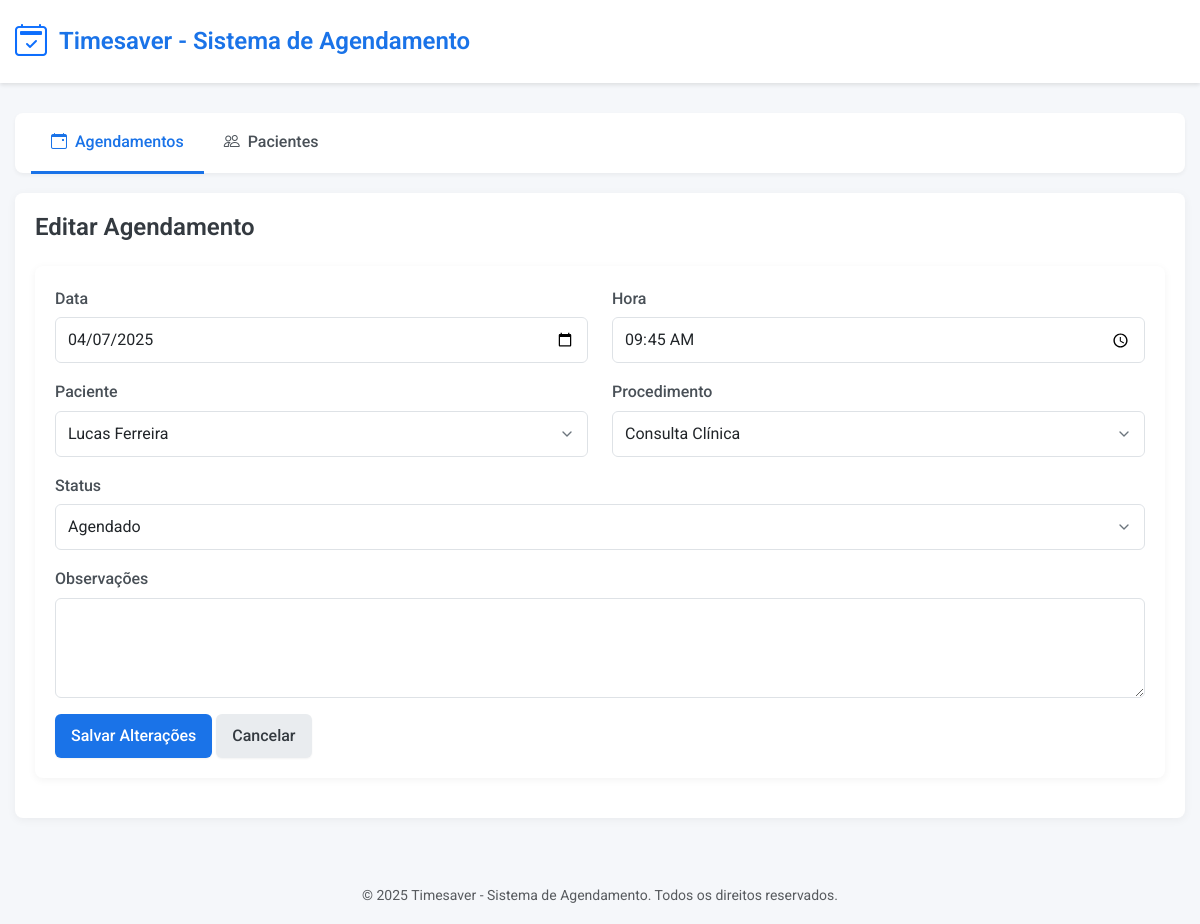
/editar/5, run on the app's committed database.
### tables this page shows
CREATE TABLE agendamentos (
        id INTEGER PRIMARY KEY AUTOINCREMENT,
        data TEXT NOT NULL,
        hora TEXT NOT NULL,
        cliente_id INTEGER NOT NULL,
        procedimento_id INTEGER NOT NULL,
        observacoes TEXT,
        status TEXT DEFAULT 'agendado',
        FOREIGN KEY (cliente_id) REFERENCES clientes (id),
        FOREIGN KEY (procedimento_id) REFERENCES procedimentos (id)
    );

CREATE TABLE clientes (
        id INTEGER PRIMARY KEY AUTOINCREMENT,
        nome TEXT NOT NULL,
        telefone TEXT NOT NULL,
        email TEXT,
        convenio_id INTEGER,
        num_carteirinha TEXT,
        FOREIGN KEY (convenio_id) REFERENCES convenios (id)
    );

CREATE TABLE procedimentos (
        id INTEGER PRIMARY KEY AUTOINCREMENT,
        codigo_tuss TEXT NOT NULL,
        descricao TEXT NOT NULL,
        duracao_minutos INTEGER NOT NULL
    );

### controllers/agendamento.py (the view)
@agendamento_bp.route('/editar/<int:id>', methods=['GET', 'POST'])
def editar_agendamento(id):
    if request.method == 'POST':
        data = request.form['data']
        hora = request.form['hora']
        cliente_id = request.form['cliente_id']
        procedimento_id = request.form['procedimento_id']
        observacoes = request.form.get('observacoes', '')
        status = request.form['status']
        sucesso, mensagem = Agendamento.atualizar(id, data, hora, cliente_id, procedimento_id, observacoes, status)
        flash(mensagem)
        return redirect(url_for('agendamento.index'))
    else:
        agendamento = Agendamento.obter_por_id(id)
        clientes = Cliente.obter_para_select()
        procedimentos = Procedimento.obter_para_select()
        return render_template('agendamentos/editar.html',
                              agendamento=agendamento,
                              clientes=clientes,
                              procedimentos=procedimentos)

### models/agendamento.py (called while the page is built)
    @staticmethod
    def obter_por_id(id):
        db = get_db()
        cursor = db.cursor()
        cursor.execute("SELECT * FROM agendamentos WHERE id = ?", (id,))
        return cursor.fetchone()

### models/cliente.py (called while the page is built)
    @staticmethod
    def obter_para_select():
        db = get_db()
        cursor = db.cursor()
        cursor.execute("SELECT id, nome FROM clientes")
        return cursor.fetchall()

### models/database.py (called while the page is built)
def get_db():
    if 'db' not in g:
        os.makedirs(os.path.dirname(current_app.config['DATABASE_PATH']), exist_ok=True)
        g.db = sqlite3.connect(current_app.config['DATABASE_PATH'])
        g.db.row_factory = sqlite3.Row
    return g.db

### models/procedimento.py (called while the page is built)
    @staticmethod
    def obter_para_select():
        db = get_db()
        cursor = db.cursor()
        cursor.execute("SELECT id, descricao FROM procedimentos")
        return cursor.fetchall()

### templates/agendamentos/editar.html (shortened to what this page needs)
{% extends "base.html" %}
{% block heading %}Editar Agendamento{% endblock %}
{% block nav_agendamentos %}active{% endblock %}
{% block content %}
<div class="card">
    <div class="card-body">
        <form action="{{ url_for('agendamento.editar_agendamento', id=agendamento.id) }}" method="post">
            <div class="row">
                <div class="col-md-6 mb-3">
                    <label class="form-label">Data</label>
                    <input type="date" name="data" class="form-control" value="{{ agendamento.data }}" required>
                </div>
                <div class="col-md-6 mb-3">
                    <label class="form-label">Hora</label>
                    <input type="time" name="hora" class="form-control" value="{{ agendamento.hora }}" required>
                </div>
            </div>
            <div class="row">
                <div class="col-md-6 mb-3">
                    <label class="form-label">Paciente</label>
                    <select name="cliente_id" class="form-control" required>
                        {% for cliente in clientes %}
                            <option value="{{ cliente.id }}" {% if cliente.id == agendamento.cliente_id %}selected{% endif %}>
                                {{ cliente.nome }}
                            </option>
                        {% endfor %}
                    </select>
                </div>
                <div class="col-md-6 mb-3">
                    <label class="form-label">Procedimento</label>
                    <select name="procedimento_id" class="form-control" required>
                        {% for procedimento in procedimentos %}
                            <option value="{{ procedimento.id }}" {% if procedimento.id == agendamento.procedimento_id %}selected{% endif %}>
                                {{ procedimento.descricao }}
                            </option>
                        {% endfor %}
                    </select>
                </div>
            </div>
            <div class="mb-3">
                <label class="form-label">Status</label>
                <select name="status" class="form-control">
                    <option value="agendado" {% if agendamento.status == 'agendado' %}selected{% endif %}>Agendado</option>
                </select>
            </div>
            <div class="mb-3">
                <label class="form-label">Observações</label>
                <textarea name="observacoes" class="form-control" rows="3">{{ agendamento.observacoes }}</textarea>
            </div>
            <div>
                <button type="submit" class="btn btn-primary">Salvar Alterações</button>
                <a href="{{ url_for('agendamento.index') }}" class="btn btn-secondary">Cancelar</a>
            </div>
        </form>
    </div>
</div>
{% endblock %}

### static/css/style.css (style rules this page uses)
:root { --primary: #1a73e8; --primary-dark: #0d47a1; --primary-light: #e8f0fe; --success: #34a853; --warning: #fbbc05; --danger: #ea4335; --gray-100: #f8f9fa; --gray-200: #e9ecef; --gray-300: #dee2e6; --gray-400: #ced4da; --gray-500: #adb5bd; --gray-600: #6c757d; --gray-700: #495057; --gray-800: #343a40; --gray-900: #212529; --body-bg: #f5f7fa; --font-main: 'Roboto', -apple-system, BlinkMacSystemFont, 'Segoe UI', sans-serif; }
body { font-family: var(--font-main); background-color: var(--body-bg); color: var(--gray-800); line-height: 1.6; }
.card { border: none; border-radius: 8px; box-shadow: 0 2px 8px rgba(0, 0, 0, 0.05); margin-bottom: 20px; overflow: hidden; }
.card-body { padding: 20px; }
.form-label { font-weight: 500; color: var(--gray-700); margin-bottom: 6px; }
.form-control { padding: 10px 12px; border: 1px solid var(--gray-300); border-radius: 6px; transition: border-color 0.2s ease; }
select.form-control { background-repeat: no-repeat; background-position: right 12px center; background-size: 16px; padding-right: 40px; appearance: none; }
textarea.form-control { min-height: 100px; }
.btn { padding: 10px 16px; font-weight: 500; border-radius: 6px; transition: all 0.2s ease; border: none; box-shadow: 0 1px 2px rgba(0, 0, 0, 0.05); }
.btn-primary { background-color: var(--primary); color: white; }
.btn-secondary { background-color: var(--gray-200); color: var(--gray-800); }

### data on the page
agendamentos: data "04/07/2025", hora "09:45", cliente_id "Lucas Ferreira", procedimento_id "Consulta Clínica", status "Agendado"
